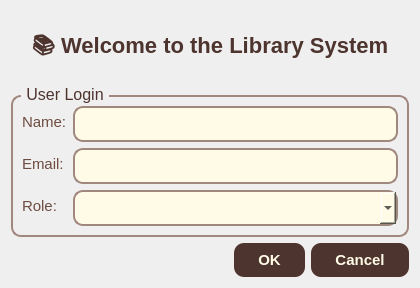
<?xml version="1.0" encoding="UTF-8"?>
<ui version="4.0">
 <class>LoginDialog</class>
 <widget class="QDialog" name="LoginDialog">
  <property name="geometry">
   <rect>
    <x>0</x>
    <y>0</y>
    <width>420</width>
    <height>260</height>
   </rect>
  </property>
  <property name="windowTitle">
   <string>Library Login</string>
  </property>
  <property name="styleSheet">
   <string notr="true">
QDialog {
    background: qlineargradient(x1:0, y1:0, x2:1, y2:1,
        stop:0 #fffbe7, stop:1 #e0c097);
    font-family: 'Georgia', 'Times New Roman', serif;
}
   </string>
  </property>
  <layout class="QVBoxLayout" name="verticalLayout">
   <item>
    <widget class="QLabel" name="labelTitle">
     <property name="text">
      <string>📚 Welcome to the Library System</string>
     </property>
     <property name="alignment">
      <set>Qt::AlignCenter</set>
     </property>
     <property name="styleSheet">
      <string notr="true">
font-size: 22px;
font-weight: bold;
color: #4e342e;
margin-top: 18px;
margin-bottom: 12px;
font-family: 'Georgia', 'Times New Roman', serif;
      </string>
     </property>
    </widget>
   </item>
   <item>
    <widget class="QGroupBox" name="groupBox">
     <property name="title">
      <string>User Login</string>
     </property>
     <property name="styleSheet">
      <string notr="true">
QGroupBox {
    font-size: 16px;
    color: #4e342e;
    border: 2px solid #a1887f;
    border-radius: 10px;
    margin-top: 10px;
    font-family: 'Georgia', 'Times New Roman', serif;
}
QGroupBox:title {
    subcontrol-origin: margin;
    left: 10px;
    padding: 0 3px 0 3px;
}
      </string>
     </property>
     <layout class="QFormLayout" name="formLayout">
      <item row="0" column="0">
       <widget class="QLabel" name="labelName">
        <property name="text">
         <string>Name:</string>
        </property>
        <property name="styleSheet">
         <string notr="true">
font-size: 15px;
color: #6d4c41;
font-family: 'Georgia', 'Times New Roman', serif;
         </string>
        </property>
       </widget>
      </item>
      <item row="0" column="1">
       <widget class="QLineEdit" name="lineEditName">
        <property name="styleSheet">
         <string notr="true">
QLineEdit {
    border: 2px solid #a1887f;
    border-radius: 10px;
    padding: 6px 14px;
    font-size: 15px;
    background: #fffbe7;
    font-family: 'Georgia', 'Times New Roman', serif;
}
         </string>
        </property>
       </widget>
      </item>
      <item row="1" column="0">
       <widget class="QLabel" name="labelEmail">
        <property name="text">
         <string>Email:</string>
        </property>
        <property name="styleSheet">
         <string notr="true">
font-size: 15px;
color: #6d4c41;
font-family: 'Georgia', 'Times New Roman', serif;
         </string>
        </property>
       </widget>
      </item>
      <item row="1" column="1">
       <widget class="QLineEdit" name="lineEditEmail">
        <property name="styleSheet">
         <string notr="true">
QLineEdit {
    border: 2px solid #a1887f;
    border-radius: 10px;
    padding: 6px 14px;
    font-size: 15px;
    background: #fffbe7;
    font-family: 'Georgia', 'Times New Roman', serif;
}
         </string>
        </property>
       </widget>
      </item>
      <item row="2" column="0">
       <widget class="QLabel" name="labelRole">
        <property name="text">
         <string>Role:</string>
        </property>
        <property name="styleSheet">
         <string notr="true">
font-size: 15px;
color: #6d4c41;
font-family: 'Georgia', 'Times New Roman', serif;
         </string>
        </property>
       </widget>
      </item>
      <item row="2" column="1">
       <widget class="QComboBox" name="comboBoxRole">
        <property name="styleSheet">
         <string notr="true">
QComboBox {
    border: 2px solid #a1887f;
    border-radius: 10px;
    padding: 6px 14px;
    font-size: 15px;
    background: #fffbe7;
    font-family: 'Georgia', 'Times New Roman', serif;
}
         </string>
        </property>
       </widget>
      </item>
     </layout>
    </widget>
   </item>
   <item>
    <widget class="QDialogButtonBox" name="buttonBox">
     <property name="orientation">
      <enum>Qt::Horizontal</enum>
     </property>
     <property name="standardButtons">
      <set>QDialogButtonBox::Ok|QDialogButtonBox::Cancel</set>
     </property>
     <property name="styleSheet">
      <string notr="true">
QDialogButtonBox {
    margin-top: 10px;
}
QPushButton {
    background-color: #4e342e;
    color: #fffbe7;
    border-radius: 10px;
    padding: 8px 24px;
    font-size: 15px;
    font-weight: bold;
    font-family: 'Georgia', 'Times New Roman', serif;
}
QPushButton:hover {
    background-color: #3e2723;
}
      </string>
     </property>
    </widget>
   </item>
  </layout>
 </widget>
 <resources/>
 <connections>
  <connection>
   <sender>buttonBox</sender>
   <signal>accepted()</signal>
   <receiver>LoginDialog</receiver>
   <slot>accept()</slot>
   <hints>
    <hint type="sourcelabel">
     <x>248</x>
     <y>254</y>
    </hint>
    <hint type="destinationlabel">
     <x>157</x>
     <y>274</y>
    </hint>
   </hints>
  </connection>
  <connection>
   <sender>buttonBox</sender>
   <signal>rejected()</signal>
   <receiver>LoginDialog</receiver>
   <slot>reject()</slot>
   <hints>
    <hint type="sourcelabel">
     <x>316</x>
     <y>260</y>
    </hint>
    <hint type="destinationlabel">
     <x>286</x>
     <y>274</y>
    </hint>
   </hints>
  </connection>
 </connections>
</ui>
